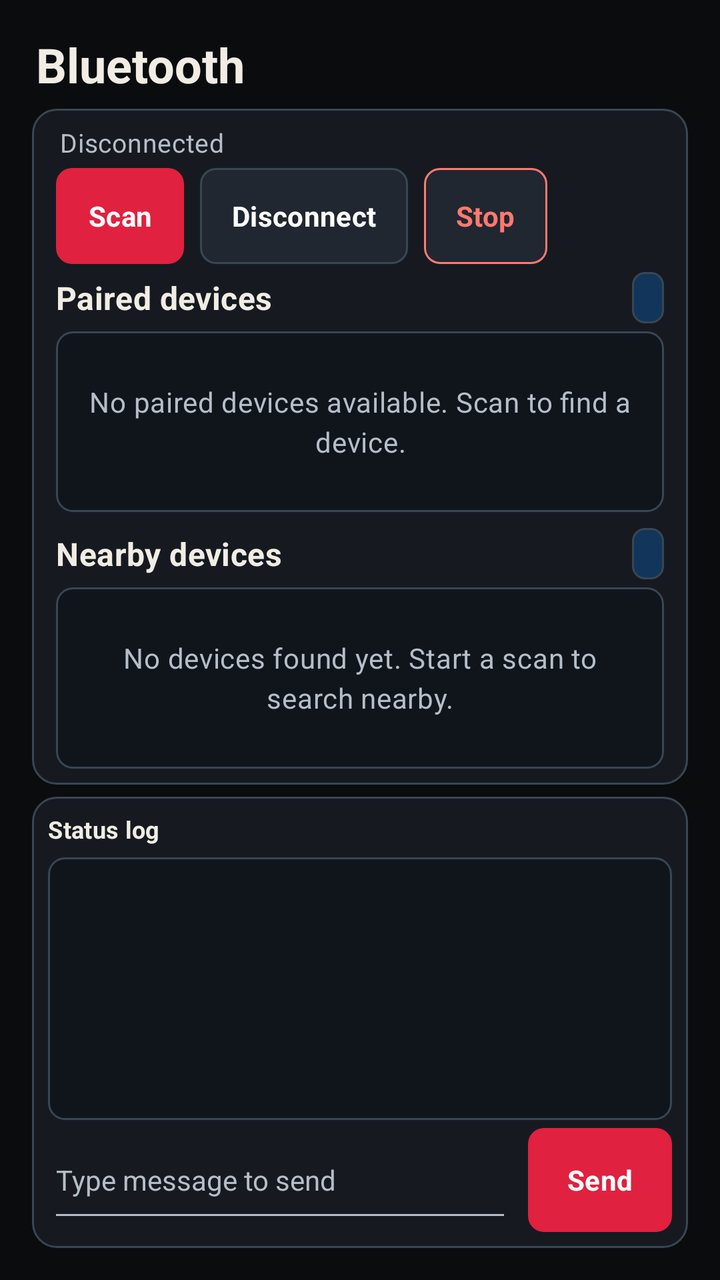
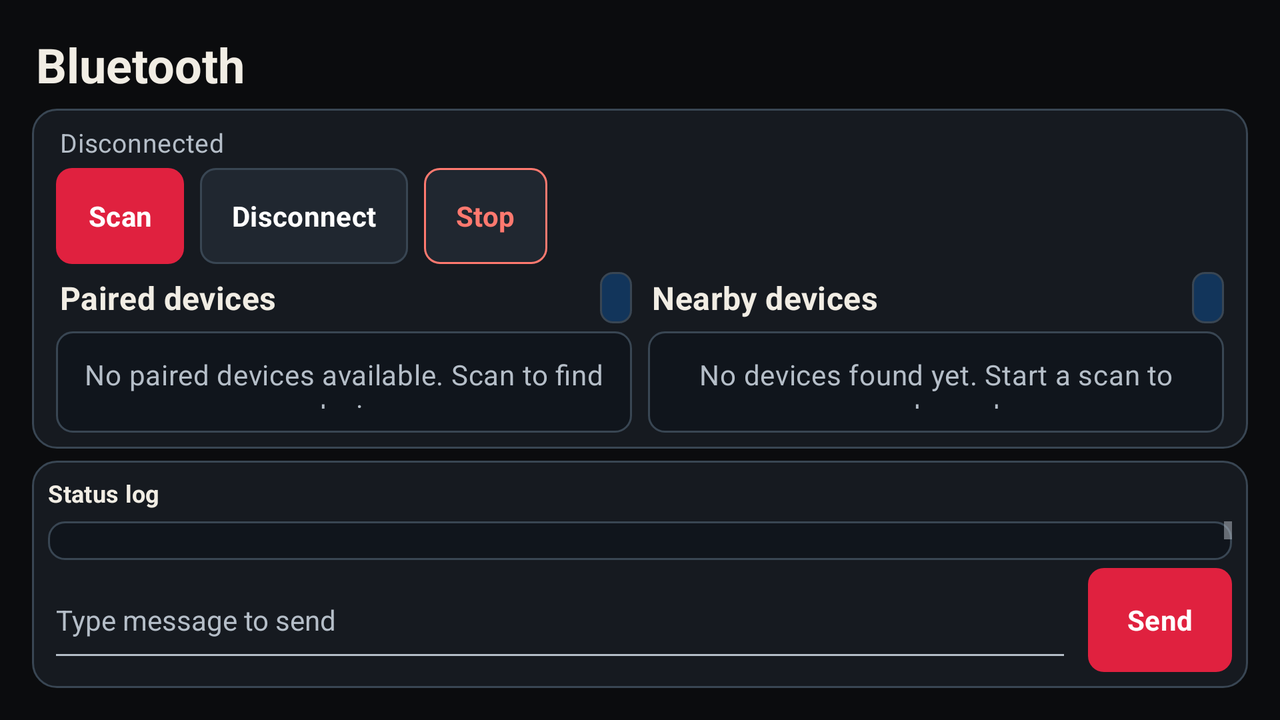

An Android layout and its configuration variant, each rendered on a device that would load it. The default file and the variant file are quoted in full after the pictures.
<!-- AndroidManifest.xml: application theme Theme.Android_app -->
<!-- res/layout/activity_bluetooth.xml -->
<?xml version="1.0" encoding="utf-8"?>
<LinearLayout xmlns:android="http://schemas.android.com/apk/res/android"
    xmlns:app="http://schemas.android.com/apk/res-auto"
    android:layout_width="match_parent"
    android:layout_height="match_parent"
    android:background="@color/heist_background"
    android:orientation="vertical"
    android:padding="16dp">

    
    <LinearLayout android:layout_width="match_parent" android:layout_height="wrap_content"
        android:gravity="center_vertical" android:orientation="horizontal">
        <TextView android:id="@+id/title" android:layout_width="wrap_content"
            android:layout_height="wrap_content" android:layout_marginStart="2dp"
            android:accessibilityHeading="true" android:text="@string/comms_title"
            android:textAppearance="@style/TextAppearance.Heist.Title" />
    </LinearLayout>

    
    <LinearLayout android:layout_width="match_parent" android:layout_height="0dp"
        android:layout_weight="3"
        android:layout_marginTop="6dp" android:background="@drawable/bg_heist_panel"
        android:orientation="vertical" android:padding="4dp">

        <TextView android:id="@+id/statusView" android:layout_width="match_parent"
            android:layout_height="wrap_content"
            android:layout_marginStart="10dp"
            android:layout_marginTop="4dp"
            android:accessibilityLiveRegion="polite"
            android:text="@string/status_disconnected"
            android:textAppearance="@style/TextAppearance.Heist.Telemetry"
            android:textColor="@color/heist_text_secondary" />

        <androidx.constraintlayout.widget.ConstraintLayout
            android:layout_width="match_parent"
            android:layout_height="wrap_content"
            android:layout_marginTop="4dp"
            android:layout_marginStart="8dp">

            <Button
                android:id="@+id/btnScan"
                style="@style/Widget.Heist.Button.Primary"
                android:layout_width="wrap_content"
                android:layout_height="wrap_content"
                android:minHeight="48dp"
                android:text="@string/comms_scan"
                app:layout_constraintTop_toTopOf="parent"
                app:layout_constraintStart_toStartOf="parent" />

            <Button
                android:id="@+id/btnDisconnect"
                style="@style/Widget.Heist.Button.Secondary"
                android:layout_width="wrap_content"
                android:layout_height="wrap_content"
                android:layout_marginStart="8dp"
                android:minHeight="48dp"
                android:text="@string/btn_disconnect"
                app:layout_constraintTop_toTopOf="@id/btnScan"
                app:layout_constraintStart_toEndOf="@id/btnScan" />

            <Button
                android:id="@+id/btnStopConnection"
                style="@style/Widget.Heist.Button.Danger"
                android:layout_width="wrap_content"
                android:layout_height="wrap_content"
                android:layout_marginStart="8dp"
                android:minHeight="48dp"
                android:text="@string/comms_stop_connection"
                app:layout_constraintTop_toTopOf="@id/btnDisconnect"
                app:layout_constraintStart_toEndOf="@id/btnDisconnect" />

        </androidx.constraintlayout.widget.ConstraintLayout>

        
        <LinearLayout android:layout_width="match_parent" android:layout_height="0dp"
            android:layout_weight="1" android:layout_marginStart="8dp" android:layout_marginEnd="8dp"
            android:layout_marginBottom="4dp" android:layout_marginTop="4dp" android:orientation="vertical">

            
            <LinearLayout android:layout_width="match_parent" android:layout_height="0dp"
                android:layout_weight="1" android:orientation="vertical">

                <LinearLayout android:layout_width="match_parent" android:layout_height="wrap_content"
                    android:gravity="center_vertical" android:orientation="horizontal">
                    <TextView android:id="@+id/labelPaired" android:layout_width="0dp"
                        android:layout_height="wrap_content" android:layout_weight="1"
                        android:accessibilityHeading="true" android:text="@string/hint_paired_devices"
                        android:textAppearance="@style/TextAppearance.Heist.Section" />
                    <TextView android:id="@+id/pairedCount" android:layout_width="wrap_content"
                        android:layout_height="wrap_content" android:layout_marginStart="8dp"
                        android:background="@drawable/bg_heist_badge" android:paddingHorizontal="8dp"
                        android:paddingVertical="4dp" android:textAppearance="@style/TextAppearance.Heist.Telemetry" />
                </LinearLayout>

                <FrameLayout android:layout_width="match_parent" android:layout_height="0dp"
                    android:layout_weight="1"
                    android:layout_marginTop="4dp" android:background="@drawable/bg_heist_inset">
                    <androidx.recyclerview.widget.RecyclerView android:id="@+id/pairedList"
                        android:layout_width="match_parent" android:layout_height="match_parent"
                        android:clipToPadding="false" android:padding="2dp" android:scrollbars="vertical" />
                    <TextView android:id="@+id/pairedEmpty" android:layout_width="match_parent"
                        android:layout_height="match_parent" android:gravity="center" android:padding="12dp"
                        android:text="@string/comms_paired_empty" android:textAppearance="@style/TextAppearance.Heist.Body" />
                </FrameLayout>
            </LinearLayout>

            
            <LinearLayout android:layout_width="match_parent" android:layout_height="0dp"
                android:layout_marginTop="8dp" android:layout_weight="1" android:orientation="vertical">

                <LinearLayout android:layout_width="match_parent" android:layout_height="wrap_content"
                    android:gravity="center_vertical" android:orientation="horizontal">
                    <TextView android:id="@+id/labelDiscovered" android:layout_width="0dp"
                        android:layout_height="wrap_content" android:layout_weight="1"
                        android:accessibilityHeading="true" android:text="@string/comms_discovered"
                        android:textAppearance="@style/TextAppearance.Heist.Section" />
                    <TextView android:id="@+id/discoveredCount" android:layout_width="wrap_content"
                        android:layout_height="wrap_content" android:layout_marginStart="8dp"
                        android:background="@drawable/bg_heist_badge" android:paddingHorizontal="8dp"
                        android:paddingVertical="4dp" android:textAppearance="@style/TextAppearance.Heist.Telemetry" />
                </LinearLayout>

                <FrameLayout android:layout_width="match_parent" android:layout_height="0dp"
                    android:layout_weight="1"
                    android:layout_marginTop="4dp" android:background="@drawable/bg_heist_inset">
                    <androidx.recyclerview.widget.RecyclerView android:id="@+id/discoveredList"
                        android:layout_width="match_parent" android:layout_height="match_parent"
                        android:clipToPadding="false" android:padding="2dp" android:scrollbars="vertical" />
                    <TextView android:id="@+id/discoveredEmpty" android:layout_width="match_parent"
                        android:layout_height="match_parent" android:gravity="center" android:padding="12dp"
                        android:text="@string/comms_discovered_empty" android:textAppearance="@style/TextAppearance.Heist.Body" />
                </FrameLayout>
            </LinearLayout>
        </LinearLayout>
    </LinearLayout>

    
    <LinearLayout android:layout_width="match_parent" android:layout_height="0dp"
        android:layout_weight="2"
        android:layout_marginTop="6dp" android:background="@drawable/bg_heist_panel"
        android:orientation="vertical" android:padding="8dp">

        <LinearLayout android:layout_width="match_parent" android:layout_height="wrap_content"
            android:gravity="center_vertical" android:orientation="horizontal">
            <TextView android:id="@+id/labelLog" android:layout_width="wrap_content"
                android:layout_height="wrap_content" android:accessibilityHeading="true"
                android:text="@string/comms_received" android:textAppearance="@style/TextAppearance.Heist.Section" android:textSize="12sp"/>
        </LinearLayout>

        <FrameLayout android:layout_width="match_parent" android:layout_height="0dp"
            android:layout_weight="1"
            android:layout_marginTop="6dp" android:background="@drawable/bg_heist_inset">
            <androidx.core.widget.NestedScrollView android:id="@+id/logScroll"
                android:layout_width="match_parent" android:layout_height="match_parent"
                android:fillViewport="true" android:scrollbars="vertical">
                <TextView android:id="@+id/inboundLog" android:layout_width="match_parent"
                    android:layout_height="wrap_content" android:padding="12dp"
                    android:textAppearance="@style/TextAppearance.Heist.Telemetry"
                    android:textColor="@color/heist_blue" android:textIsSelectable="true" />
            </androidx.core.widget.NestedScrollView>

            <TextView
                android:id="@+id/logEmpty"
                android:layout_width="match_parent"
                android:layout_height="match_parent"
                android:gravity="center"
                android:padding="16dp"
                android:textAppearance="@style/TextAppearance.Heist.Body" />
        </FrameLayout>

        <LinearLayout
            android:id="@+id/sendRow"
            android:layout_width="match_parent"
            android:layout_height="wrap_content"
            android:layout_marginTop="4dp"
            android:gravity="center_vertical"
            android:orientation="horizontal">

            <EditText
                android:id="@+id/sendField"
                android:layout_width="0dp"
                android:layout_height="wrap_content"
                android:layout_weight="1"
                android:hint="@string/comms_send_message"
                android:importantForAutofill="no"
                android:inputType="text"
                android:minHeight="52dp"
                android:paddingHorizontal="4dp"
                android:paddingVertical="12dp"
                android:textColor="@color/heist_text"
                android:textColorHint="@color/heist_text_secondary"
                android:textSize="14sp"
                android:backgroundTint="@color/heist_text_secondary" />

            <Button
                android:id="@+id/btnSend"
                style="@style/Widget.Heist.Button.Primary"
                android:layout_width="wrap_content"
                android:layout_height="wrap_content"
                android:layout_marginStart="8dp"
                android:minWidth="72dp"
                android:minHeight="52dp"
                android:text="@string/btn_send" />
        </LinearLayout>
    </LinearLayout>
</LinearLayout>
<!-- resources referenced by this layout -->
<resources>
  <color name="heist_background">#0B0C0E</color>
  <color name="heist_blue">#5AA2FF</color>
  <color name="heist_text">#F1EDE4</color>
  <color name="heist_text_secondary">#B5BEC8</color>
  <!-- drawable bg_heist_badge (drawable) -->
  <shape xmlns:android="http://schemas.android.com/apk/res/android" android:shape="rectangle">
      <solid android:color="@color/heist_blueprint" />
      <stroke android:width="1dp" android:color="@color/heist_border" />
      <corners android:radius="6dp" />
  </shape>
  <!-- drawable bg_heist_inset (drawable) -->
  <shape xmlns:android="http://schemas.android.com/apk/res/android" android:shape="rectangle">
      <solid android:color="@color/status_bg" />
      <stroke android:width="1dp" android:color="@color/heist_border" />
      <corners android:radius="8dp" />
  </shape>
  <!-- drawable bg_heist_panel (drawable) -->
  <shape xmlns:android="http://schemas.android.com/apk/res/android" android:shape="rectangle">
      <solid android:color="@color/heist_surface" />
      <stroke android:width="1dp" android:color="@color/heist_border" />
      <corners android:radius="12dp" />
  </shape>
  <string name="btn_disconnect">Disconnect</string>
  <string name="btn_send">Send</string>
  <string name="comms_discovered">Nearby devices</string>
  <string name="comms_discovered_empty">No devices found yet. Start a scan to search nearby.</string>
  <string name="comms_paired_empty">No paired devices available. Scan to find a device.</string>
  <string name="comms_received">Status log</string>
  <string name="comms_scan">Scan</string>
  <string name="comms_send_message">Type message to send</string>
  <string name="comms_stop_connection">Stop</string>
  <string name="comms_title">Bluetooth</string>
  <string name="hint_paired_devices">Paired devices</string>
  <string name="status_disconnected">Disconnected</string>
  <style name="TextAppearance.Heist.Body" parent="TextAppearance.Material3.BodyMedium">
          <item name="android:textSize">14sp</item>
          <item name="android:textColor">@color/heist_text_secondary</item>
      </style>
  <style name="TextAppearance.Heist.Section" parent="TextAppearance.Material3.TitleMedium">
          <item name="android:fontFamily">sans-serif</item>
          <item name="android:textStyle">bold</item>
          <item name="android:textSize">16sp</item>
          <item name="android:textColor">@color/heist_text</item>
      </style>
  <style name="TextAppearance.Heist.Telemetry" parent="TextAppearance.Material3.BodyMedium">
          <item name="android:fontFamily">monospace</item>
          <item name="android:textSize">13sp</item>
          <item name="android:textColor">@color/heist_text_secondary</item>
      </style>
  <style name="TextAppearance.Heist.Title" parent="TextAppearance.Material3.HeadlineMedium">
          <item name="android:fontFamily">sans-serif-condensed</item>
          <item name="android:textStyle">bold</item>
          <item name="android:textSize">24sp</item>
          <item name="android:textColor">@color/heist_text</item>
      </style>
  <style name="Widget.Heist.Button.Danger" parent="Widget.Heist.Button.Secondary">
          <item name="android:textColor">@color/heist_alarm</item>
          <item name="strokeColor">@color/heist_alarm</item>
      </style>
  <style name="Widget.Heist.Button.Secondary" parent="Widget.Heist.Button.Primary">
          <item name="backgroundTint">@color/heist_button_secondary</item>
          <item name="strokeColor">@color/heist_border</item>
          <item name="strokeWidth">1dp</item>
      </style>
  <style name="Theme.Android_app" parent="Base.Theme.Android_app" />
  <color name="heist_blueprint">#12355B</color>
  <color name="heist_border">#394653</color>
  <color name="status_bg">#10151C</color>
  <color name="heist_surface">#161A20</color>
  <color name="heist_alarm">#FF796F</color>
  <color name="heist_red">#E0213F</color>
  <color name="white">#FFFFFF</color>
  <!-- some entries are left out for length -->
</resources>
<!-- res/layout-land/activity_bluetooth.xml (the repository's variant of the layout above) -->
<!-- drawn on the phone turned sideways -->
<?xml version="1.0" encoding="utf-8"?>
<LinearLayout xmlns:android="http://schemas.android.com/apk/res/android"
    xmlns:app="http://schemas.android.com/apk/res-auto"
    android:layout_width="match_parent"
    android:layout_height="match_parent"
    android:background="@color/heist_background"
    android:orientation="vertical"
    android:padding="16dp">

    <LinearLayout android:layout_width="match_parent" android:layout_height="wrap_content"
        android:gravity="center_vertical" android:orientation="horizontal">
        <TextView android:id="@+id/title" android:layout_width="wrap_content"
            android:layout_height="wrap_content" android:layout_marginStart="2dp"
            android:accessibilityHeading="true" android:text="@string/comms_title"
            android:textAppearance="@style/TextAppearance.Heist.Title" />
    </LinearLayout>

    <LinearLayout android:layout_width="match_parent" android:layout_height="0dp"
        android:layout_weight="3"
        android:layout_marginTop="6dp" android:background="@drawable/bg_heist_panel"
        android:orientation="vertical" android:padding="4dp">

        <TextView android:id="@+id/statusView" android:layout_width="match_parent"
            android:layout_height="wrap_content"
            android:layout_marginStart="10dp"
            android:layout_marginTop="4dp"
            android:accessibilityLiveRegion="polite"
            android:text="@string/status_disconnected"
            android:textAppearance="@style/TextAppearance.Heist.Telemetry"
            android:textColor="@color/heist_text_secondary" />

        <androidx.constraintlayout.widget.ConstraintLayout
            android:layout_width="match_parent"
            android:layout_height="wrap_content"
            android:layout_marginTop="4dp"
            android:layout_marginStart="8dp">

            <Button
                android:id="@+id/btnScan"
                style="@style/Widget.Heist.Button.Primary"
                android:layout_width="wrap_content"
                android:layout_height="wrap_content"
                android:minHeight="48dp"
                android:text="@string/comms_scan"
                app:layout_constraintTop_toTopOf="parent"
                app:layout_constraintStart_toStartOf="parent" />

            <Button
                android:id="@+id/btnDisconnect"
                style="@style/Widget.Heist.Button.Secondary"
                android:layout_width="wrap_content"
                android:layout_height="wrap_content"
                android:layout_marginStart="8dp"
                android:minHeight="48dp"
                android:text="@string/btn_disconnect"
                app:layout_constraintTop_toTopOf="@id/btnScan"
                app:layout_constraintStart_toEndOf="@id/btnScan" />

            <Button
                android:id="@+id/btnStopConnection"
                style="@style/Widget.Heist.Button.Danger"
                android:layout_width="wrap_content"
                android:layout_height="wrap_content"
                android:layout_marginStart="8dp"
                android:minHeight="48dp"
                android:text="@string/comms_stop_connection"
                app:layout_constraintTop_toTopOf="@id/btnDisconnect"
                app:layout_constraintStart_toEndOf="@id/btnDisconnect" />

        </androidx.constraintlayout.widget.ConstraintLayout>

        <LinearLayout android:layout_width="match_parent" android:layout_height="0dp" android:layout_marginStart="8dp" android:layout_marginEnd="8dp" android:layout_marginBottom="4dp"
            android:layout_weight="1" android:layout_marginTop="4dp" android:baselineAligned="false" android:orientation="horizontal">

            <LinearLayout android:layout_width="0dp" android:layout_height="match_parent"
                android:layout_weight="1" android:orientation="vertical">

                <LinearLayout android:layout_width="match_parent" android:layout_height="wrap_content" android:layout_marginLeft="2dp"
                    android:gravity="center_vertical" android:orientation="horizontal">
                    <TextView android:id="@+id/labelPaired" android:layout_width="0dp"
                        android:layout_height="wrap_content" android:layout_weight="1"
                        android:accessibilityHeading="true" android:text="@string/hint_paired_devices"
                        android:textAppearance="@style/TextAppearance.Heist.Section" />
                    <TextView android:id="@+id/pairedCount" android:layout_width="wrap_content"
                        android:layout_height="wrap_content" android:layout_marginStart="8dp"
                        android:background="@drawable/bg_heist_badge" android:paddingHorizontal="8dp"
                        android:paddingVertical="4dp" android:textAppearance="@style/TextAppearance.Heist.Telemetry" />
                </LinearLayout>

                <FrameLayout android:layout_width="match_parent" android:layout_height="0dp"
                    android:layout_weight="1"
                    android:layout_marginTop="4dp" android:background="@drawable/bg_heist_inset">
                    <androidx.recyclerview.widget.RecyclerView android:id="@+id/pairedList"
                        android:layout_width="match_parent" android:layout_height="match_parent"
                        android:clipToPadding="false" android:padding="2dp" android:scrollbars="vertical" />
                    <TextView android:id="@+id/pairedEmpty" android:layout_width="match_parent"
                        android:layout_height="match_parent" android:gravity="center" android:padding="12dp"
                        android:text="@string/comms_paired_empty" android:textAppearance="@style/TextAppearance.Heist.Body" />
                </FrameLayout>
            </LinearLayout>

            <LinearLayout android:layout_width="0dp" android:layout_height="match_parent"
                android:layout_marginStart="8dp" android:layout_weight="1" android:orientation="vertical">

                <LinearLayout android:layout_width="match_parent" android:layout_height="wrap_content" android:layout_marginLeft="2dp"
                    android:gravity="center_vertical" android:orientation="horizontal">
                    <TextView android:id="@+id/labelDiscovered" android:layout_width="0dp"
                        android:layout_height="wrap_content" android:layout_weight="1"
                        android:accessibilityHeading="true" android:text="@string/comms_discovered"
                        android:textAppearance="@style/TextAppearance.Heist.Section" />
                    <TextView android:id="@+id/discoveredCount" android:layout_width="wrap_content"
                        android:layout_height="wrap_content" android:layout_marginStart="8dp"
                        android:background="@drawable/bg_heist_badge" android:paddingHorizontal="8dp"
                        android:paddingVertical="4dp" android:textAppearance="@style/TextAppearance.Heist.Telemetry" />
                </LinearLayout>

                <FrameLayout android:layout_width="match_parent" android:layout_height="0dp"
                    android:layout_weight="1"
                    android:layout_marginTop="4dp" android:background="@drawable/bg_heist_inset">
                    <androidx.recyclerview.widget.RecyclerView android:id="@+id/discoveredList"
                        android:layout_width="match_parent" android:layout_height="match_parent"
                        android:clipToPadding="false" android:padding="2dp" android:scrollbars="vertical" />
                    <TextView android:id="@+id/discoveredEmpty" android:layout_width="match_parent"
                        android:layout_height="match_parent" android:gravity="center" android:padding="12dp"
                        android:text="@string/comms_discovered_empty" android:textAppearance="@style/TextAppearance.Heist.Body" />
                </FrameLayout>
            </LinearLayout>
        </LinearLayout>
    </LinearLayout>

    <LinearLayout android:layout_width="match_parent" android:layout_height="0dp"
        android:layout_weight="2"
        android:layout_marginTop="6dp" android:background="@drawable/bg_heist_panel"
        android:orientation="vertical" android:padding="8dp">

        <LinearLayout android:layout_width="match_parent" android:layout_height="wrap_content"
            android:gravity="center_vertical" android:orientation="horizontal">
            <TextView android:id="@+id/labelLog" android:layout_width="wrap_content"
                android:layout_height="wrap_content" android:accessibilityHeading="true"
                android:text="@string/comms_received" android:textAppearance="@style/TextAppearance.Heist.Section" android:textSize="12sp"/>
        </LinearLayout>

        <FrameLayout android:layout_width="match_parent" android:layout_height="0dp"
            android:layout_weight="1"
            android:layout_marginTop="6dp" android:background="@drawable/bg_heist_inset">
            <androidx.core.widget.NestedScrollView android:id="@+id/logScroll"
                android:layout_width="match_parent" android:layout_height="match_parent"
                android:fillViewport="true" android:scrollbars="vertical">
                <TextView android:id="@+id/inboundLog" android:layout_width="match_parent"
                    android:layout_height="wrap_content" android:padding="12dp"
                    android:textAppearance="@style/TextAppearance.Heist.Telemetry"
                    android:textColor="@color/heist_blue" android:textIsSelectable="true" />
            </androidx.core.widget.NestedScrollView>

            <TextView
                android:id="@+id/logEmpty"
                android:layout_width="match_parent"
                android:layout_height="match_parent"
                android:gravity="center"
                android:padding="16dp"
                android:textAppearance="@style/TextAppearance.Heist.Body" />
        </FrameLayout>

        <LinearLayout
            android:id="@+id/sendRow"
            android:layout_width="match_parent"
            android:layout_height="wrap_content"
            android:layout_marginTop="4dp"
            android:gravity="center_vertical"
            android:orientation="horizontal">

            <EditText
                android:id="@+id/sendField"
                android:layout_width="0dp"
                android:layout_height="wrap_content"
                android:layout_weight="1"
                android:hint="@string/comms_send_message"
                android:importantForAutofill="no"
                android:inputType="text"
                android:minHeight="52dp"
                android:paddingHorizontal="4dp"
                android:paddingVertical="12dp"
                android:textColor="@color/heist_text"
                android:textColorHint="@color/heist_text_secondary"
                android:textSize="14sp"
                android:backgroundTint="@color/heist_text_secondary" />

            <Button
                android:id="@+id/btnSend"
                style="@style/Widget.Heist.Button.Primary"
                android:layout_width="wrap_content"
                android:layout_height="wrap_content"
                android:layout_marginStart="8dp"
                android:minWidth="72dp"
                android:minHeight="52dp"
                android:text="@string/btn_send" />
        </LinearLayout>
    </LinearLayout>
</LinearLayout>
